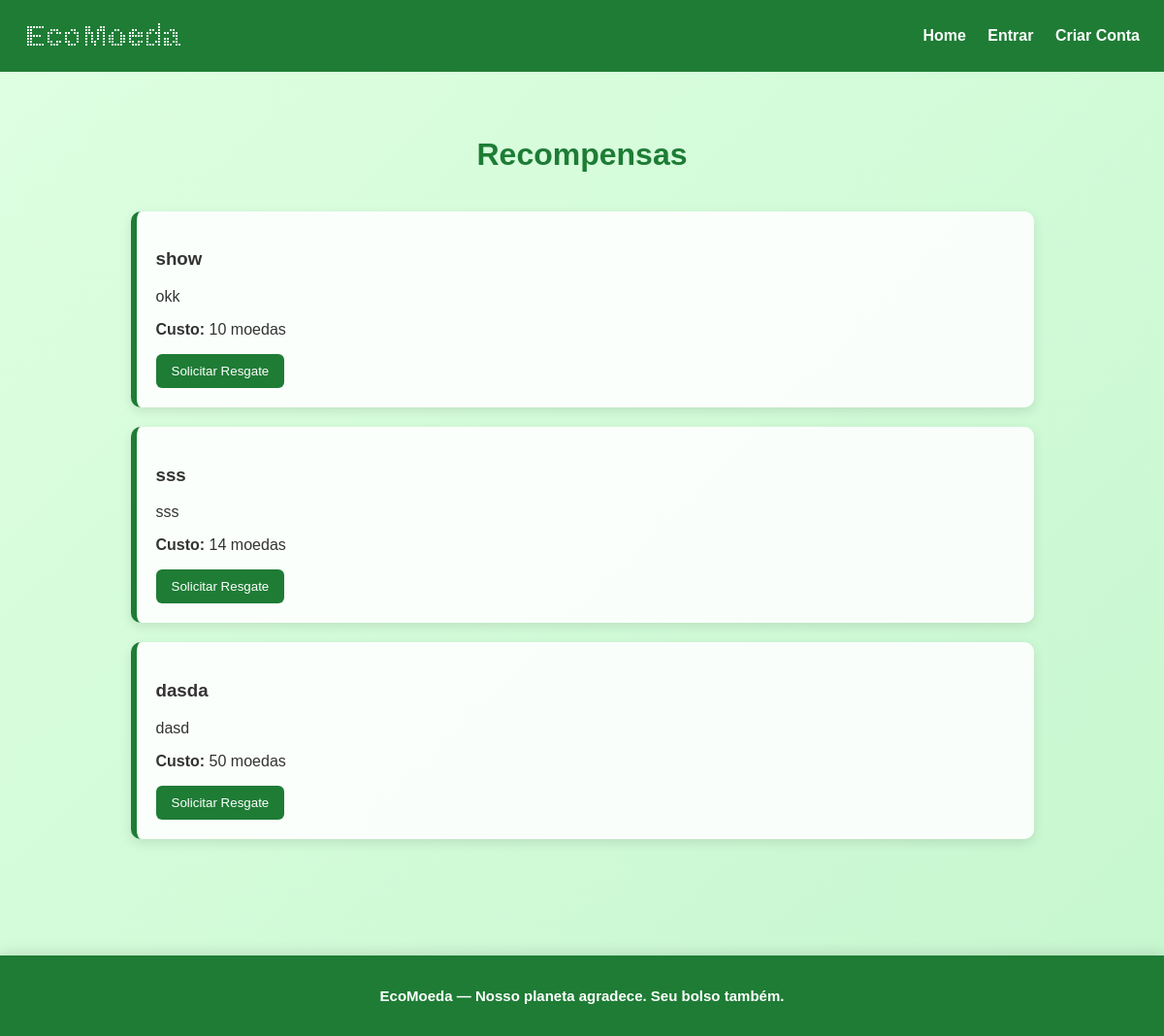
The page /recompensas on the database its author committed.
### tables this page shows
CREATE TABLE recompensas (
    id INTEGER PRIMARY KEY AUTOINCREMENT,
    titulo TEXT NOT NULL,
    descricao TEXT NOT NULL,
    custo INTEGER NOT NULL,
    codigo TEXT NOT NULL,
    criado_em TEXT DEFAULT (datetime('now'))
);

### app.py (the view)
@app.route("/recompensas")
def recompensas():
    items = query_all("SELECT * FROM recompensas ORDER BY id DESC")
    return render_template("recompensas.html", items=items)

### app.py (called while the page is built)
def get_connection():
    conn = sqlite3.connect(DB_FILE)
    conn.row_factory = sqlite3.Row
    return conn

def query_all(sql, params=()):
    conn = get_connection()
    cur = conn.cursor()
    cur.execute(sql, params)
    rows = cur.fetchall()
    conn.close()
    return rows

### templates/recompensas.html
{% extends "base.html" %}
{% block content %}
<h2 class="home-title" style="text-align:center; margin-bottom:20px;">Recompensas</h2>
<div class="container">
    {% for r in items %}
        <div class="reward-card">
            <h3>{{ r.titulo }}</h3>
            <p>{{ r.descricao }}</p>
            <p><strong>Custo:</strong> {{ r.custo }} moedas</p>
            <form action="{{ url_for('solicitar_recompensa', reward_id=r.id) }}" method="post">
    <button type="submit">Solicitar Resgate</button>
</form>
        </div>
    {% else %}
        <p style="text-align:center;">Nenhuma recompensa disponível.</p>
    {% endfor %}
</div>
{% endblock %}

### static/css/style.css (style rules this page uses)
body { margin: 0; font-family: Arial, sans-serif; color: #333; background: linear-gradient(135deg, #dfffe2, #b9f3c4, #8de6a6); background-size: 300% 300%; animation: bgMove 12s ease infinite; }
.container { width: 95%; max-width: 980px; margin: 40px auto; }
.home-title { font-size: 32px; color: #1e7c35; }
.reward-card { background: rgba(255,255,255,0.90); padding: 20px; border-left: 6px solid #1e7c35; border-radius: 10px; margin-bottom: 20px; box-shadow: 0 4px 12px rgba(0,0,0,0.1); }
.reward-card button { padding: 10px 16px; background: #1e7c35; color: white; border: none; border-radius: 6px; cursor: pointer; }
:root { --navbar-height: 65px; }
body, html { height: 100%; }
body { display: flex; flex-direction: column; }

### rows shown on the page
recompensas: titulo "show", descricao "okk", custo "10"
recompensas: titulo "sss", descricao "sss", custo "14"
recompensas: titulo "dasda", descricao "dasd", custo "50"
